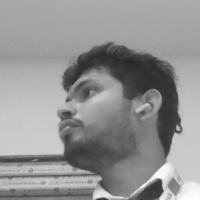
#> input picture Data/user.1.1.jpg, 200 x 200 px, found by its file name
$ jupyter execute 'Face Recognizer.ipynb'   (text cells are left out)
#> lines starting #> are read from the running program, lines starting #| are printed output that depends on the picture; after the words box and inside, x2 and y2 are one past the last pixel; in counts of white or black regions, pixels touching at a corner belong together
[cell 1]
#1. Generate dataset
#2. Train the classifier and save it
#3. Detect the face and named it if it is already stored in our dataset

[cell 2]
import cv2

[cell 3]
# [36 lines left out: function generate_dataset, not called in this run]
#generate_dataset()

[cell 4]
import numpy as np
from PIL import Image
import os
import cv2

[cell 5]
def train_classifier(data_dir):
#> called with data_dir = 'data'
    path = [os.path.join(data_dir, f) for f in os.listdir(data_dir)]
    faces = []
    ids = []
    for image in path:
        img = Image.open(image).convert('L')
#> img is the input picture: PIL image 200x200 L; min 39, max 255, mean 146.7
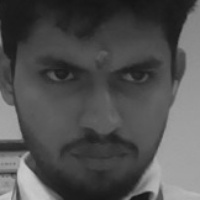
#> input picture Data/user.1.115.jpg, 200 x 200 px, given in place of the camera
#> further down, img is the input picture: shape (200, 200, 3); min 20, max 203, mean 80.8
        imageNp = np.array(img, 'uint8')
        id = int(os.path.split(image)[1].split(".")[1])
        faces.append(imageNp)
        ids.append(id)
    ids = np.array(ids)
    # Train the Classifier and Save
    clf = cv2.face.LBPHFaceRecognizer_create()
    clf.train(faces, ids)
    clf.write("classifier.xml")

train_classifier("data")

[cell 6]
import cv2
import numpy as np
from PIL import Image
import os

[cell 7]
import cv2
import os
import numpy as np
from PIL import Image

def draw_boundary(img, classifier, scaleFactor, minNeighbors, color, text, clf):
#> called with scaleFactor = 1.3, minNeighbors = 6, color = (255, 255, 255), text = 'Face'
    gray_img = cv2.cvtColor(img, cv2.COLOR_BGR2GRAY)
    features = classifier.detectMultiScale(gray_img, scaleFactor, minNeighbors)
#> features = [[18, 21, 167, 167]]

    for (x, y, w, h) in features:
        cv2.rectangle(img, (x, y), (x + w, y + h), color, 2)
        id, pred = clf.predict(gray_img[y:y+h, x:x+w])
        confidence = int(100 * (1 - pred / 300))

        if confidence > 75:
            if id == 1:
                cv2.putText(img, "Shikhar", (x, y - 5), cv2.FONT_HERSHEY_SIMPLEX, 0.8, color, 1, cv2.LINE_AA)
            elif id == 2:
                cv2.putText(img, "Swatantra", (x, y - 5), cv2.FONT_HERSHEY_SIMPLEX, 0.8, color, 1, cv2.LINE_AA)
        else:
            cv2.putText(img, "UNKNOWN", (x, y - 5), cv2.FONT_HERSHEY_SIMPLEX, 0.8, (0, 0, 255), 1, cv2.LINE_AA)
#> this loop made 1 pass
#> (x, y, w, h, id, pred, confidence) on pass 1: (18, 21, 167, 167, 1, 48, 83)
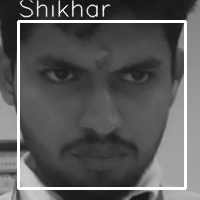
#> img: shape (200, 200, 3); 6.53% of pixels changed, all inside (x1, y1, x2, y2) = (17, 0, 187, 190)

    return img

# Load classifier
faceCascade = cv2.CascadeClassifier("haarcascade_frontalface_default.xml")
clf = cv2.face.LBPHFaceRecognizer_create()
clf.read("classifier.xml")

# Initialize video capture
video_capture = cv2.VideoCapture(0)
if not video_capture.isOpened():
    print("Error: Could not open video device")
    exit()

while True:
    ret, img = video_capture.read()
    if not ret:
        print("Failed to capture image")
        break

    img = draw_boundary(img, faceCascade, 1.3, 6, (255, 255, 255), "Face", clf)
    cv2.imshow("Face Detection", img)

    if cv2.waitKey(1) == 13:  # Enter key to exit
#> (key Esc is pressed here)
        break

video_capture.release()
cv2.destroyAllWindows()
